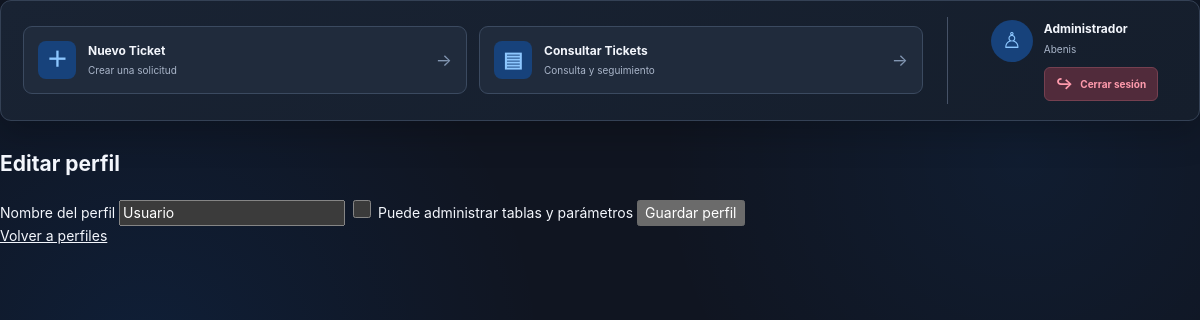
The page /mantenimientos/perfiles/2/editar (signed in) on the database its author committed.
### models/user.py (models this page shows, shortened)
class User(UserMixin, db.Model):
    __tablename__ = "Usuarios"
    IdUsuario = db.Column(
        db.Integer,
        primary_key=True
    )
    Usuario = db.Column(
        db.String(100),
        unique=True
    )
    NombreCompleto = db.Column(
        db.String(200)
    )
    Correo = db.Column(
        db.String(200)
    )
    PasswordHash = db.Column(
        db.String(500)
    )
    totp_secret = db.Column(
        db.Text,
        nullable=True
    )
    totp_verificado = db.Column(
        db.Boolean,
        default=False,
        nullable=False
    )
    Activo = db.Column(
        db.Boolean,
        default=True
    )
    IdPerfil = db.Column(
        db.Integer,
        db.ForeignKey("Perfiles.IdPerfil")
    )
    IdEmpresa = db.Column(
        db.Integer,
        db.ForeignKey("Empresas.IdEmpresa")
    )
    IdGrupo = db.Column(
        db.Integer,
        db.ForeignKey("GruposTrabajo.IdGrupo")
    )
    perfil = db.relationship("Perfil")
    empresa = db.relationship("Empresa")
    grupo = db.relationship("GrupoTrabajo", back_populates="usuarios")
    @property
    def EsAdministrador(self):
        return bool(self.perfil and self.perfil.EsAdministrador)

### models/company.py (models this page shows)
class Empresa(db.Model):
    __tablename__ = "Empresas"
    IdEmpresa = db.Column(db.Integer, primary_key=True)
    NombreEmpresa = db.Column(db.String(200), unique=True, nullable=False)
    grupos = db.relationship(
        "GrupoTrabajo",
        secondary="EmpresasGrupos",
        back_populates="empresas",
        order_by="GrupoTrabajo.NombreGrupo"
    )

### models/role.py (models this page shows)
class Perfil(db.Model):
    __tablename__ = "Perfiles"
    IdPerfil = db.Column(db.Integer, primary_key=True)
    NombrePerfil = db.Column(db.String(100), unique=True, nullable=False)
    EsAdministrador = db.Column(db.Boolean, nullable=False, default=False)

### routes/maintenance.py (the view, shortened to what this page needs)
@maintenance_bp.route("/perfiles/nuevo", methods=["GET", "POST"])
@maintenance_bp.route("/perfiles/<int:perfil_id>/editar", methods=["GET", "POST"])
@login_required
@admin_required
def editar_perfil(perfil_id=None):
    perfil = db.session.get(Perfil, perfil_id) if perfil_id is not None else Perfil()
    if perfil is None:
        abort(404)
    errores = []
    nombre = perfil.NombrePerfil or ""
    es_administrador = bool(perfil.EsAdministrador)
    return render_template(
        "mantenimientos/perfil_form.html",
        perfil=perfil,
        nombre=nombre,
        es_administrador=es_administrador,
        errores=errores
    )

### app.py (called while the page is built)
@login_manager.user_loader
def load_user(user_id):
    user = db.session.get(User, int(user_id))
    return user if user and user.Activo is not False else None

### routes/maintenance.py (called while the page is built)
def admin_required(view):
    @wraps(view)
    def wrapped_view(*args, **kwargs):
        if not current_user.EsAdministrador:
            abort(403)
        return view(*args, **kwargs)
    return wrapped_view

### templates/mantenimientos/perfil_form.html (shortened to what this page needs)
{% extends 'base.html' %}
{% block content %}
<h2>{{ 'Editar perfil' if perfil.IdPerfil else 'Crear perfil' }}</h2>
<form method="post">
    <label for="nombre">Nombre del perfil</label>
    <input id="nombre" name="nombre" maxlength="100" required value="{{ nombre }}">
    <label><input type="checkbox" name="es_administrador" {% if es_administrador %}checked{% endif %}> Puede administrar tablas y parámetros</label>
    <button type="submit">Guardar perfil</button>
</form>
<a href="{{ url_for('maintenance.perfiles') }}">Volver a perfiles</a>
{% endblock %}

### templates/base.html (shortened to what this page needs)
<!DOCTYPE html>
<html lang="es">
<head>
    <link rel="stylesheet"
          href="{{ url_for('static', filename='css/style_oscuro.css') }}">
</head>
<body>
<div class="container {% block container_class %}{% endblock %}">
    {% if current_user.is_authenticated %}
    <header class="internal-topbar">
        <nav class="internal-options">
            {% if es_administrador is defined and not es_administrador %}
            <a href="/ticket/nuevo" class="internal-option">
                <span class="internal-option-icon blue">＋</span>
                <span class="internal-option-text">
                    <strong>Nuevo Ticket</strong>
                    <small>Crear una solicitud</small>
                </span>
                <span class="option-arrow">→</span>
            </a>
            {% endif %}
            <a href="{{ url_for('tickets.listar_tickets') }}"
               class="internal-option">
                <span class="internal-option-icon blue">▤</span>
                <span class="internal-option-text">
                    <strong>Consultar Tickets</strong>
                    <small>Consulta y seguimiento</small>
                </span>
                <span class="option-arrow">→</span>
            </a>
        </nav>
        <div class="user-profile">
            <div class="profile-avatar">
                ♙
            </div>
            <div class="profile-information">
                <strong>
                    {{ current_user.NombreCompleto or current_user.Usuario }}
                </strong>
                <small>
                    {{ current_user.empresa.NombreEmpresa
                       if current_user.empresa
                       else 'Sin empresa asignada' }}
                </small>
                <a href="/logout" class="logout-button">
                    <span>↪</span>
                    Cerrar sesión
                </a>
            </div>
        </div>
    </header>
    {% endif %}
    <main class="page-content">
        {% block content %}
        {% endblock %}
    </main>
</div>
</body>
</html>

### static/css/style_oscuro.css (style rules this page uses)
:root { color-scheme: dark; --bg: #101521; --sidebar: #151c2a; --panel: #1b2433; --panel-soft: #202a3a; --panel-hover: #263348; --border: #465267; --text: #f3f6fc; --muted: #aab6ca; --blue: #0875f9; --blue-light: #1685ff; --green: #64e7a2; --cyan: #59d7f2; --purple: #c79aff; --red: #ff8297; --amber: #ffd05b; --radius-sm: 6px; --radius-md: 9px; --radius-lg: 12px; --shadow-card: 0 12px 35px rgba(0, 0, 0, .22); }
*, *::before, *::after { box-sizing: border-box; }
html { min-height: 100%; scroll-behavior: smooth; }
body { margin: 0; min-width: 320px; min-height: 100vh; background: radial-gradient(circle at 12% 45%, rgba(8, 117, 249, .10), transparent 35%), radial-gradient(circle at 85% 20%, rgba(22, 133, 255, .07), transparent 30%), var(--bg); color: var(--text); font: 14px/1.45 Inter, "Segoe UI", Arial, sans-serif; }
button, input, select, textarea { font: inherit; }
button { cursor: pointer; }
a { color: inherit; }
input[type="checkbox"] { width: 18px; height: 18px; accent-color: var(--blue); }
.internal-topbar { display: flex; align-items: center; gap: 24px; width: 100%; min-height: 105px; padding: 17px 22px; background: linear-gradient( 145deg, #192333, #151e2c ); border: 1px solid #344155; border-radius: 11px; box-shadow: var(--shadow-card); }
.internal-options { display: flex; align-items: stretch; flex: 1; gap: 12px; min-width: 0; }
.internal-option { display: flex; align-items: center; gap: 12px; flex: 1; min-width: 0; min-height: 68px; padding: 11px 14px; border: 1px solid #3b4a60; border-radius: 9px; background: #202b3c; color: var(--text); text-decoration: none; transition: background .2s ease, border-color .2s ease, transform .2s ease; }
.internal-option-icon { display: grid; place-items: center; flex: 0 0 38px; width: 38px; height: 38px; border-radius: 8px; font-size: 21px; font-weight: 800; }
.internal-option-icon.blue { color: #8dc7ff; background: #17427b; }
.internal-option-text { display: flex; flex-direction: column; gap: 4px; flex: 1; min-width: 0; }
.internal-option-text strong { color: #f3f6fc; font-size: 12px; font-weight: 750; line-height: 1.3; }
.internal-option-text small { color: #aab6ca; font-size: 10px; }
.option-arrow { color: #8296b2; font-size: 17px; transition: transform .2s ease; }
.user-profile { display: flex; align-items: center; justify-content: center; gap: 11px; flex: 0 0 175px; min-width: 175px; }
.profile-avatar { display: grid; place-items: center; flex: 0 0 42px; width: 42px; height: 42px; border-radius: 50%; background: #17427b; color: #8dc7ff; font-size: 22px; }
.profile-information { display: flex; flex-direction: column; gap: 5px; min-width: 0; }
.profile-information strong { color: #f3f6fc; font-size: 12px; font-weight: 750; }
.profile-information small { color: #aab6ca; font-size: 11px; }
.container { width: 100%; min-height: 100vh; }
.internal-topbar { display: flex; align-items: center; gap: 24px; width: 100%; min-height: 112px; margin-bottom: 28px; padding: 16px 22px; background: linear-gradient( 145deg, #192333, #151e2c ); border: 1px solid #344155; border-radius: 11px; box-shadow: var(--shadow-card); }
.internal-option-text { display: flex; flex-direction: column; flex: 1; min-width: 0; gap: 4px; }
.internal-option-text small { color: var(--muted); font-size: 10px; }
.user-profile { display: flex; align-items: flex-start; justify-content: center; gap: 11px; flex: 0 0 205px; min-width: 205px; padding: 3px 0; }
.profile-information { display: flex; flex-direction: column; align-items: flex-start; gap: 5px; min-width: 0; }
.profile-information strong { max-width: 145px; overflow: hidden; color: #f3f6fc; font-size: 12px; font-weight: 750; text-overflow: ellipsis; white-space: nowrap; }
.profile-information small { color: #aab6ca; font-size: 10px; }
.logout-button { display: inline-flex; align-items: center; justify-content: center; gap: 7px; min-height: 29px; margin-top: 5px; padding: 5px 11px; border: 1px solid #754050; border-radius: 6px; background: #512b3b; color: #ff9bad; font-size: 10px; font-weight: 700; text-decoration: none; transition: background .2s ease, border-color .2s ease; }
.logout-button span { font-size: 15px; }
.page-content { width: 100%; min-width: 0; }

### rows shown on the page
User: NombreCompleto "Administrador"
Empresa: empresa "Abenis"
Perfil: nombre "Usuario"

### other values the page prints
{{ 'Editar perfil' if perfil.IdPerfil else 'Crear perfil' }} "Editar perfil"
